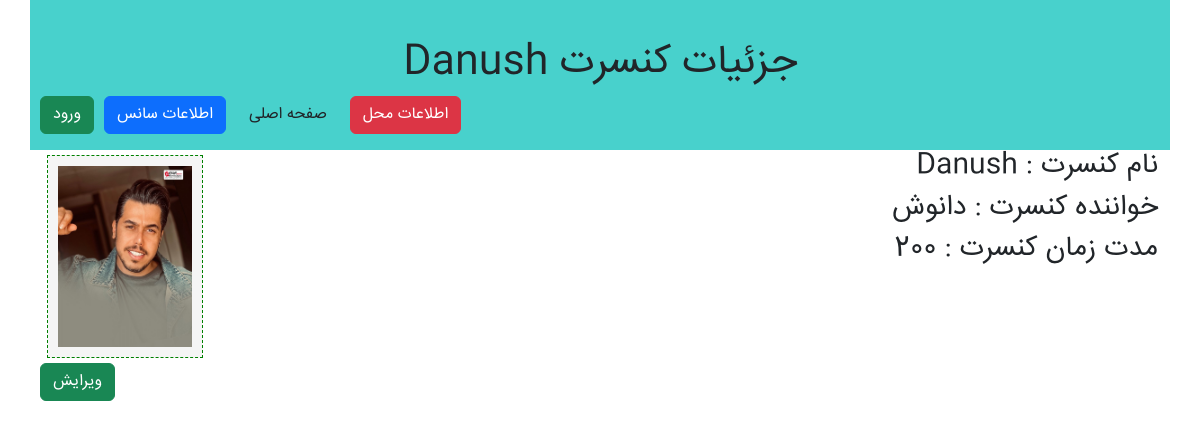
The page /ticketSales/concert/7/ on the database as committed earlier.
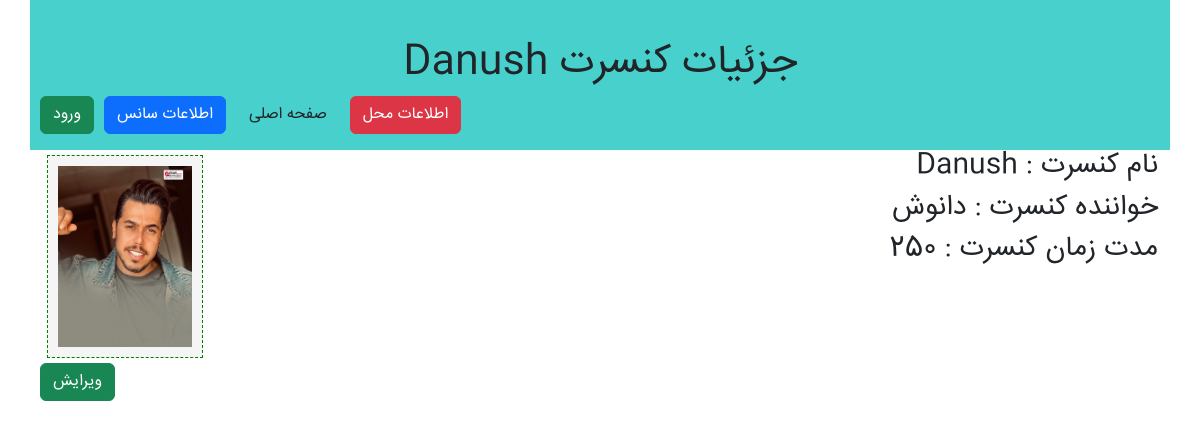
The same page on the database as committed later.
### ticketSales/models.py (models this page shows)
class ConcertModel(models.Model):
    name = models.CharField(max_length=100, verbose_name='نام کنسرت')
    singer_name = models.CharField(max_length=100, verbose_name='نام خواننده')
    lenght = models.IntegerField(verbose_name='مدت زمان')
    poster = models.ImageField(upload_to='poster_pics', null=True, verbose_name='عکس پوستر')
    class Meta:
        verbose_name_plural= 'کنسرت ها'
    def __str__(self) -> str:
        return self.singer_name

### ticketSales/views.py (the view)
# urls.py: path('concert/<int:concert_id>/', views.concertdDtailsView),
def concertdDtailsView(request, concert_id):
    concert = models.ConcertModel.objects.get(pk=concert_id)
    context = {
        'concertdetails' : concert
    }
    print(concert)
    return render(request,'ticketSales/concert_details.html',context)

### templates/ticketSales/concert_details.html
{% extends "ticketSales/layout.html" %}
{% block titlepage %}
    جزئیات کنسرت {{ concertdetails.name }}
{% endblock%}
{% block mainContent %}
    <div class="col-md-10">
        <h3>نام کنسرت : {{ concertdetails.name }}</h3>
        <h3>خواننده کنسرت : {{ concertdetails.singer_name }}</h3>
        <h3>مدت زمان کنسرت : {{ concertdetails.lenght }}</h3>
    </div>
    <div class="col-md-2">
        <div class="imageBox">
            <img src = "{{ concertdetails.poster.url }}">
        </div>
    </div>
    <ul class="btnul">
        <li><a href="/ticketSales/concert_edit/{{concertdetails.id}}" class="btn btn-success">ویرایش</a></li>
    </ul>
{% endblock %}

### templates/ticketSales/layout.html (shortened to what this page needs)
<!DOCTYPE html>
<html dir="rtl">
    <head>
        {% load static %}
        <link rel="stylesheet" type="text/css" href="{% static 'ticketSales/css/bootstrap.css' %} " >
        <link rel="stylesheet" type="text/css" href="{% static 'ticketSales/css/fontawesome.css' %} " >
        <link rel="stylesheet" type="text/css" href="{% static 'ticketSales/css/style.css' %} " >
    </head>
    <body>
        <div class="container">
            <div class="row box">
                <h1>{% block titlepage %} {% endblock%}</h1>
                <ul class="btnul">
                    {% if user.is_authenticated %}
                    <li><a class="btn btn-success" href="/accounts/profile">پروفایل</a></li>
                        <li><a class="btn btn-danger" href="/accounts/logout">خروج</a></li>
                    {% else %}
                        <li><a class="btn btn-success" href="/accounts/login">ورود</a></li>
                    {% endif %}
                    <li><a class="btn btn-primary" href="/ticketSales/time/list">اطلاعات سانس</a></li>
                    <li><a class="btn btn-default" href="/ticketSales/concert/list">صفحه اصلی</a></li>
                    <li><a class="btn btn-danger" href="/ticketSales/location/list">اطلاعات محل</a></li>
                </ul>
            </div>
            <div class="row">
                  {% block mainContent %}{% endblock%}
            </div>
        </div>
    </body>
</html>

### ticketSales/static/ticketSales/css/style.css (style rules this page uses)
body { font-family: 'IranSanse'; }
.box { background-color:mediumturquoise ; padding-top: 40px; text-align: center; }
.imageBox { margin: 5px; background-color: whitesmoke; text-align: center; font-size: 15px; border:1px dashed green; padding:10px }
.imageBox img { width: 100%; height: auto; }
.btnul { list-style-type: none; padding-left: 0; }
.btnul li { float: left; margin-left: 10px; }

Rows that differ between the two databases and show on the page:
changed ConcertModel "Danush": lenght "200" → "250"
